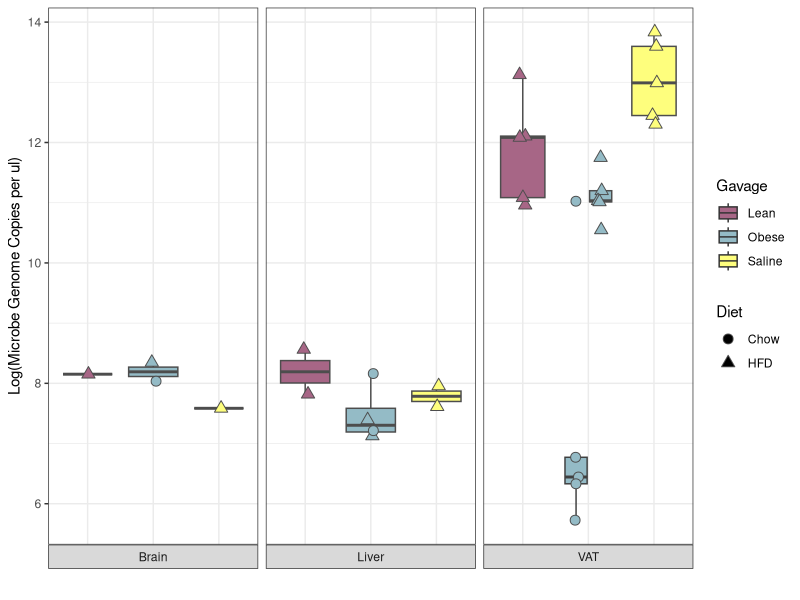
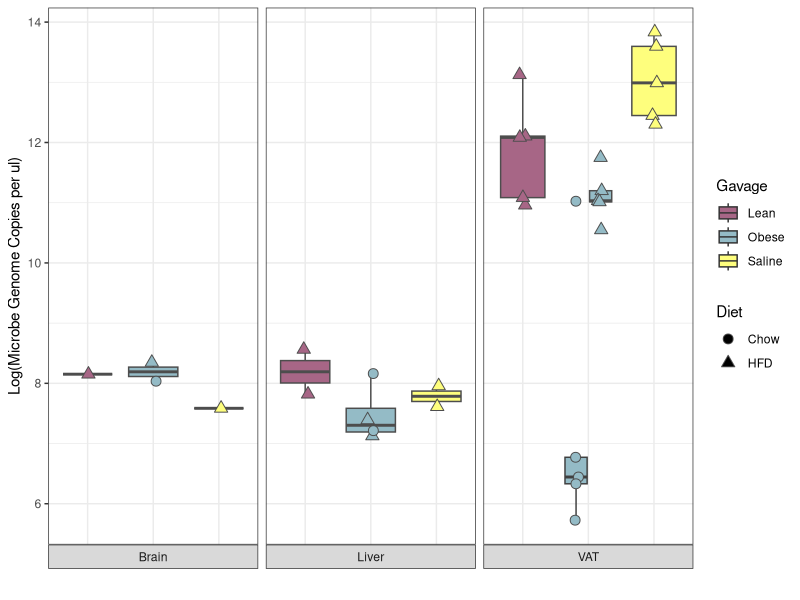

These charts were generated, in order, by the following R code:
## ---- chunk 1

library(tidyverse)

## ---- chunk 2

x <- read_csv("../data/zymo_abs-abundance.csv") %>%
  drop_na(sample_id)

head(x)
## ---- chunk 3

tissue <- 
  x %>%
  mutate(source = if_else(grepl("Pre|Post|End|^Leangavage$|^Obesegavage$", customer_label),
                          true = "stool",
                          false = "tissue"),
         tissue_type = if_else(grepl("VAT", customer_label),
                               true = "VAT",
                               false = if_else(grepl("Liver", customer_label),
                                               true = "Liver",
                                               false = if_else(grepl("Brain", customer_label),
                                                               true = "Brain",
                                                               false = "stool"))),
         Gavage = if_else(grepl("Lean", customer_label),
                             true = "Lean",
                             false = if_else(grepl("Obese", customer_label),
                                             true = "Obese",
                                             false = "Saline")),
         Diet = if_else(grepl("HFD", customer_label),
                        true = "HFD",
                        false = if_else(grepl("Chow", customer_label),
                                        true = "Chow",
                                        false = "Other")))


tissue %>%
  group_by(source, tissue_type, Gavage, Diet) %>%
  summarize(n = n())
## ---- chunk 4
tissue %>%
  filter(source == "tissue") %>%
  mutate(dietdummy = ifelse(tissue_type == "VAT", Diet, "HFD")) %>%
  ggplot(aes(x = Gavage, y = log(`genome_copies_per_ul*`))) +
  facet_wrap(vars(tissue_type), nrow = 1, strip.position = "bottom") +
  geom_boxplot(aes(fill = Gavage, color = dietdummy), 
               outlier.shape = NA
               ) +
  geom_point(aes(shape = Diet, 
                 fill = Gavage,
                 group = dietdummy), 
             size = 3,
             color = "grey30",
             position = position_jitterdodge(jitter.width = .1)
             ) +
  
  theme_bw(base_size = 10) +
  scale_fill_manual(breaks = c("Lean", "Obese", "Saline"),
                    values = c("#A76686","#94BBC6","#FEFE7D"),
                    aesthetics = c( "fill")) +
  scale_shape_manual(breaks = c("Chow", 
                                "HFD"),
                     values = c(21,
                                24)
                     ) +
  scale_color_manual(values = c("grey25", "grey30")) +
  labs(x = "",
       y = "Log(Microbe Genome Copies per ul)") +
  guides(shape = guide_legend(override.aes = list(fill = "black")),
         fill = guide_legend(override.aes = list(shape = NA)),
         color = F) +
  theme_bw() +
  theme(axis.ticks.x = element_blank(),
        axis.text.x = element_blank())

ggsave("../figures/zymo_abs-abundance_tissues.png",
     height = 4, width = 6)
